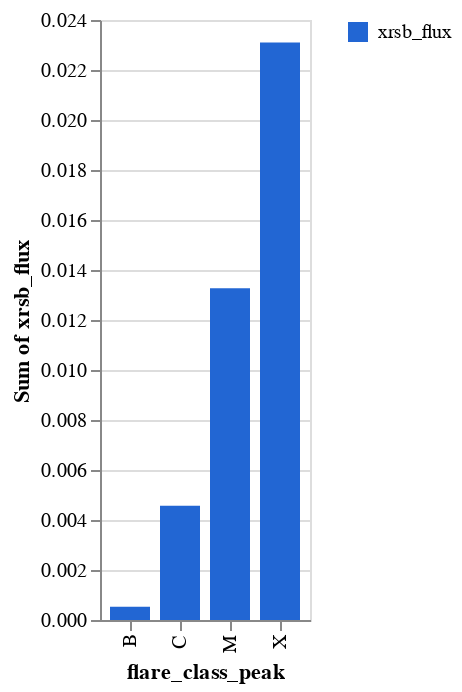

The code cell stored with this chart in its notebook:
### Code cell
_dntk.DeepnoteChart(df, """{"layer":[{"layer":[{"layer":[{"mark":{"clip":true,"type":"bar","color":"#2266D3","tooltip":true},"encoding":{"x":{"sort":null,"type":"nominal","field":"flare_class_peak","scale":{"type":"linear"}},"y":{"axis":{"format":{"type":"default","decimals":null},"formatType":"numberFormatFromNumberType"},"type":"quantitative","field":"xrsb_flux","scale":{"type":"linear"},"format":{"type":"default","decimals":null},"aggregate":"sum","formatType":"numberFormatFromNumberType"},"color":{"type":"nominal","datum":"xrsb_flux","scale":{"range":["#2266D3"],"domain":["xrsb_flux"]}},"xOffset":{"datum":"series_0"}},"transform":[]}]}],"resolve":{"scale":{"color":"independent"}}}],"title":"","config":{"legend":{"disable":false}},"$schema":"https://vega.github.io/schema/vega-lite/v5.json","encoding":{},"usermeta":{"seriesNames":["xrsb_flux"],"seriesOrder":[0],"specSchemaVersion":2,"tooltipDefaultMode":true}}""")

### Figure 1 — Vega-Lite specification as saved in the notebook (floating-point values rounded to 4 significant figures; data arrays with more than 128 entries replaced by an {"elided": "..."} marker saying what was removed)
{"layer": [{"layer": [{"layer": [{"mark": {"clip": true, "type": "bar", "color": "#2266D3", "tooltip": true}, "encoding": {"x": {"sort": null, "type": "nominal", "field": "flare_class_peak", "scale": {"type": "linear"}}, "y": {"axis": {"format": {"type": "default", "decimals": null}, "formatType": "numberFormatFromNumberType"}, "type": "quantitative", "field": "xrsb_flux", "scale": {"type": "linear"}, "format": {"type": "default", "decimals": null}, "aggregate": "sum", "formatType": "numberFormatFromNumberType"}, "color": {"type": "nominal", "datum": "xrsb_flux", "scale": {"range": ["#2266D3"], "domain": ["xrsb_flux"]}}, "xOffset": {"datum": "series_0"}}, "transform": []}]}], "resolve": {"scale": {"color": "independent"}}}], "title": "", "config": {"legend": {"disable": false}}, "$schema": "https://vega.github.io/schema/vega-lite/v5.json", "encoding": {}, "usermeta": {"seriesNames": ["xrsb_flux"], "seriesOrder": [0], "specSchemaVersion": 2, "tooltipDefaultMode": true}, "data": {"values": {"elided": "10000 records"}}}
